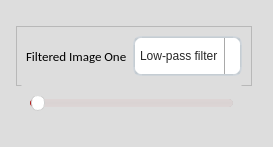
               <widget class="QGroupBox" name="groupBox_31">
                <property name="styleSheet">
                 <string notr="true">QGroupBox {
  width: 65vw;
  height: 90vh;
  background-color:#dddddd;
  border-radius: 15px;
  padding: 5px; /* Adjust padding as needed */
  margin-right: 5px;
}

/* You may need to adjust the sub-controls styles based on your specific requirements */
QGroupBox::title {
  subcontrol-origin: margin;
  subcontrol-position: top center;
  padding: 0 3px;
}

QGroupBox::indicator {
  width: 13px;
  height: 13px;
}


</string>
                </property>
                <property name="title">
                 <string/>
                </property>
                <layout class="QGridLayout" name="gridLayout_66">
                 <item row="0" column="0">
                  <layout class="QVBoxLayout" name="verticalLayout_29">
                   <item>
                    <widget class="QFrame" name="frame_22">
                     <property name="minimumSize">
                      <size>
                       <width>0</width>
                       <height>60</height>
                      </size>
                     </property>
                     <property name="maximumSize">
                      <size>
                       <width>16777215</width>
                       <height>40</height>
                      </size>
                     </property>
                     <property name="frameShape">
                      <enum>QFrame::StyledPanel</enum>
                     </property>
                     <property name="frameShadow">
                      <enum>QFrame::Raised</enum>
                     </property>
                     <layout class="QGridLayout" name="gridLayout_67">
                      <item row="0" column="1">
                       <layout class="QHBoxLayout" name="horizontalLayout_32">
                        <property name="leftMargin">
                         <number>0</number>
                        </property>
                        <property name="topMargin">
                         <number>0</number>
                        </property>
                        <property name="rightMargin">
                         <number>0</number>
                        </property>
                        <property name="bottomMargin">
                         <number>0</number>
                        </property>
                        <item>
                         <widget class="QComboBox" name="filter_type_combobox_1">
                          <property name="minimumSize">
                           <size>
                            <width>0</width>
                            <height>40</height>
                           </size>
                          </property>
                          <property name="styleSheet">
                           <string notr="true">QComboBox, QFontComboBox {
    border-width: 2px;
    border-radius: 8px;
    border-style: solid;
    border-top-color: qlineargradient(spread:pad, x1:0.5, y1:1, x2:0.5, y2:0, stop:0 #c1c9cf, stop:1 #d2d8dd);
    border-right-color: qlineargradient(spread:pad, x1:0, y1:0, x2:1, y2:0, stop:0 #c1c9cf, stop:1 #d2d8dd);
    border-bottom-color: qlineargradient(spread:pad, x1:0.5, y1:0, x2:0.5, y2:1, stop:0 #c1c9cf, stop:1 #d2d8dd);
    border-left-color: qlineargradient(spread:pad, x1:1, y1:0, x2:0, y2:0, stop:0 #c1c9cf, stop:1 #d2d8dd);
    background-color: #f4f4f4;
    color: #272727;
    padding-left: 5px;
}
QComboBox:editable, QComboBox:!editable, QComboBox::drop-down:editable, QComboBox:!editable:on, QComboBox::drop-down:editable:on {
    background: rgb(255, 255, 255);
}
QComboBox::drop-down {
    subcontrol-origin: padding;
    subcontrol-position: top right;
    width: 15px;
    color: #272727;
    border-left-width: 1px;
    border-left-color: darkgray;
    border-left-style: solid;
    border-top-right-radius: 3px;
    border-bottom-right-radius: 3px;
}
QComboBox::down-arrow {
    image: url(/usr/share/icons/Adwaita/16x16/actions/go-down-symbolic.symbolic.png); /*Adawaita icon thene*/
}

QComboBox::down-arrow:on {
    top: 1px;
    left: 1px;
}
QComboBox QAbstractItemView {
    border: 1px solid darkgray;
    border-radius: 8px;
    selection-background-color: #dadada;
    selection-color: #272727;
    color: #272727;
    background: white;
}</string>
                          </property>
                          <item>
                           <property name="text">
                            <string>Low-pass filter</string>
                           </property>
                          </item>
                          <item>
                           <property name="text">
                            <string>High-pass filter</string>
                           </property>
                          </item>
                         </widget>
                        </item>
                       </layout>
                      </item>
                      <item row="0" column="0">
                       <widget class="QLabel" name="label_21">
                        <property name="minimumSize">
                         <size>
                          <width>0</width>
                          <height>30</height>
                         </size>
                        </property>
                        <property name="font">
                         <font>
                          <family>Calibri</family>
                          <pointsize>10</pointsize>
                         </font>
                        </property>
                        <property name="text">
                         <string>Filtered Image One</string>
                        </property>
                       </widget>
                      </item>
                     </layout>
                    </widget>
                   </item>
                   <item>
                    <layout class="QHBoxLayout" name="horizontalLayout_12">
                     <item>
                      <widget class="QGroupBox" name="groupBox_32">
                       <property name="styleSheet">
                        <string notr="true">QGroupBox {
    border: none; /* or border: 0; */
}

QGroupBox::title {
    subcontrol-origin: margin;
    subcontrol-position: top left;
    padding: 0 5px; /* Optional padding for the title */
}

</string>
                       </property>
                       <property name="title">
                        <string/>
                       </property>
                       <layout class="QGridLayout" name="gridLayout_68">
                        <item row="1" column="1">
                         <widget class="PlotWidget" name="filtered_hybrid_image_1" native="true"/>
                        </item>
                        <item row="0" column="1">
                         <widget class="QSlider" name="hybrid_filter_slider_1">
                          <property name="styleSheet">
                           <string notr="true">QSlider::groove {
    border: 1px solid #bbbbbb;
    background-color: #52595d;
    border-radius: 4px;
}
QSlider::groove:horizontal {
    height: 6px;
}
QSlider::groove:vertical {
    width: 6px;
}
QSlider::handle:horizontal {
    background: #ffffff;
    border-style: solid;
    border-width: 1px;
    border-color: rgb(207,207,207);
    width: 12px;
    margin: -5px 0;
    border-radius: 7px;
}
QSlider::handle:vertical {
    background: #ffffff;
    border-style: solid;
    border-width: 1px;
    border-color: rgb(207,207,207);
    height: 12px;
    margin: 0 -5px;
    border-radius: 7px;
}
QSlider::add-page, QSlider::sub-page {
    border: 1px transparent;
    background-color: #52595d;
    border-radius: 4px;
}
QSlider::add-page:horizontal {
    background: qlineargradient(spread:pad, x1:0, y1:0, x2:0, y2:1, stop:0 #ddd5d5, stop:0.5 #dad3d3, stop:1 #ddd5d5);
}
QSlider::sub-page:horizontal {
    background-color: qlineargradient(spread:pad, x1:0, y1:0, x2:1, y2:0, stop:0  rgb(182, 13, 13), stop:0.5  rgb(182, 13, 13), stop:1  rgb(182, 13, 13));
}
</string>
                          </property>
                          <property name="orientation">
                           <enum>Qt::Horizontal</enum>
                          </property>
                         </widget>
                        </item>
                       </layout>
                      </widget>
                     </item>
                    </layout>
                   </item>
                  </layout>
                 </item>
                </layout>
               </widget>
